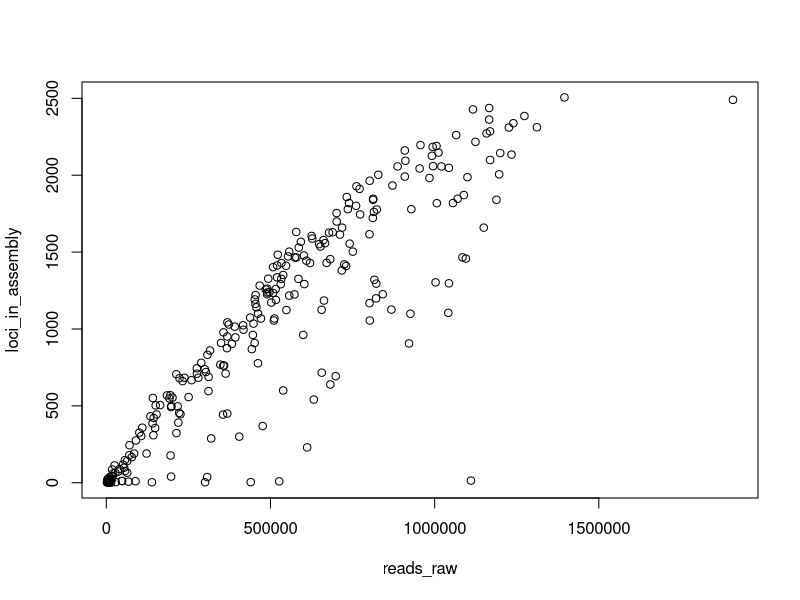

Source code (R): (Note: this script raises an error after producing the figure.)
setwd('/Users/jimblotter/Desktop/Grad_School/Data_Analysis/erisor/QC/')
stats <- read.table("erisor_reps_stats-with_spp.txt", header = TRUE, fill = TRUE)
str(stats)

################################## Plotting #######################################
##Simple plot before regression
reads_and_loci <- subset(stats, select = c("reads_raw", "loci_in_assembly"))
summary(reads_and_loci)
plot(reads_and_loci)
#Plot with coloration by species and populations: first, get the population names from the sample names:
sample_name_elements <- strsplit(row.names(stats), "_")[1:262]
stats$population <- as.factor(sapply(sample_name_elements, function(x) x[[2]]))
attach(stats)
# Plot loci vs reads colored by population
plot(reads_raw, loci_in_assembly, col=population, main="Color by population")
# Plot loci vs reads colored by species
plot(reads_raw, loci_in_assembly, col=species, main="Color by species")

##Linear Model
fit <- lm(reads_raw ~ loci_in_assembly, data=stats)   #linear regression
summary(fit)
plot(fit)

################################## Filtering #######################################
#Now I need to apply three filters, to see how many/which candidates for resequencing I am left with:

##list the samples with less than 1750 loci (we don't need to rerun the good samples)
filter1 = stats$loci_in_assembly <= 1750    #apply filter
passed1 = stats[filter1,]                   #list of individuals that passed first filter (basically a new dataframe)

##of those-list the samples with more than 400,000 reads (don't want to rerun samples that won't even reach ~1,000,000 reads when doubled.)
filter2 = passed1$reads_raw >= 400000
passed2 = passed1[filter2,]               #list of individuals that passed second filter

#of those-list the samples with >70% expected loci (not worth rerunning, we won't get many more loci)
#simple setup calculations
loci <- passed2$loci_in_assembly       #get the loci counts
reads <- passed2$reads_raw             #get the read counts
loci_per_read <- loci/reads            #how many reads per loci?
expected_loci <- reads*0.0021          #reads*average # of loci per read gives the expected # of reads (mean was calculated earlier)
observed_vs_expected <- loci/expected_loci                      #observed over expected
#now add the observed vs expected column to the filter matrix, and filter it for the third and last time.
passed2$obs_vs_exp<-observed_vs_expected
filter3 = passed2$obs_vs_exp >= .70
reruns = passed2[filter3,]
row.names(reruns)                       #these are the candidates for the second library!

############################# How many good samples does each population have? ##########################################
L = stats$loci_in_assembly >= 1000 #apply filter
good_loci = stats[L,]              #list of just the samples with good loci
R = good_loci$reads_raw >= 500000  #apply filter to the list of samples with good loci
good_loci_and_reads = good_loci[R,]         #list of just the samples with good loci and reads
good_samples = row.names(good_loci_and_reads)              #these are the good samples I have for my project
nrow(good_loci_and_reads)

#I want a function that 